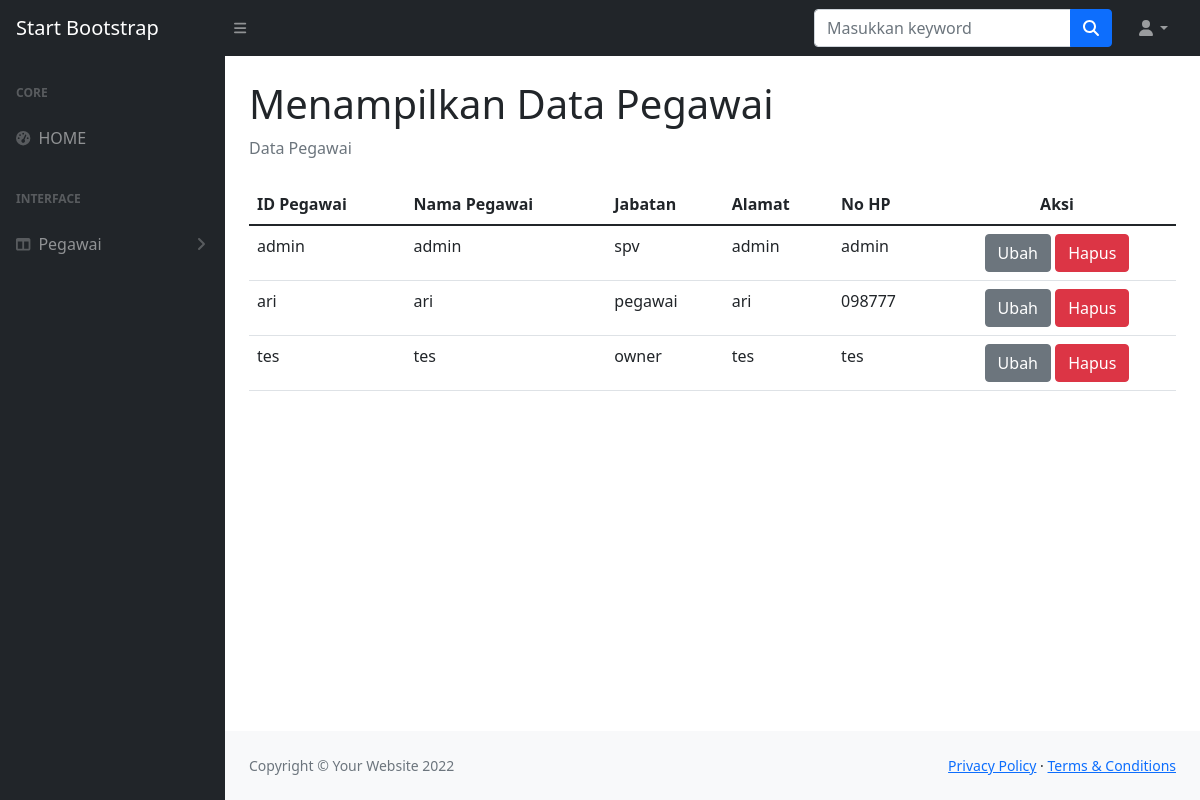
Screenshot of /pegawai.php (signed in) with the database file from the repository.
### tables this page shows
CREATE TABLE `pegawai` (
  `idpegawai` varchar(12) NOT NULL,
  `pass` varchar(255) DEFAULT NULL,
  `namapegawai` varchar(30) DEFAULT NULL,
  `role` enum('admin','owner','kasir','pegawai','spv') DEFAULT NULL,
  `alamat` varchar(30) DEFAULT NULL,
  `nohp` varchar(15) DEFAULT NULL
);

### functions.php (called while the page is built, shortened)
<?php
    $conn = mysqli_connect("localhost", "root", "", "penjualanimk");
    function query($query){
        global $conn;
        $result = mysqli_query($conn, $query);
        $rows = [];
        while ($row = mysqli_fetch_assoc($result)){
            $rows[] = $row;
        }
        return $rows;
    }
?>

### pegawai.php (the view, shortened to what this page needs)
<?php
    require 'functions.php';
    $pegawai = query("SELECT * FROM pegawai");
?>
<!DOCTYPE html>
<html lang="en">
    <head>
        <link href="https://cdn.jsdelivr.net/npm/simple-datatables@latest/dist/style.css" rel="stylesheet" />
        <link href="css/styles.css" rel="stylesheet" />
    </head>
    <body class="sb-nav-fixed">
        <nav class="sb-topnav navbar navbar-expand navbar-dark bg-dark">
            <a class="navbar-brand ps-3" href="index.html">Start Bootstrap</a>
            <button class="btn btn-link btn-sm order-1 order-lg-0 me-4 me-lg-0" id="sidebarToggle" href="#!"><i class="fas fa-bars"></i></button>
            <form class="d-none d-md-inline-block form-inline ms-auto me-0 me-md-3 my-2 my-md-0" action="" method="post">
                <div class="input-group">
                    <input class="form-control" type="text" placeholder="Masukkan keyword" name="keyword" aria-label="" aria-describedby="btnNavbarSearch" />
                    <button class="btn btn-primary" id="cari" type="submit" name="cari"><i class="fas fa-search"></i></button>
                </div>
            </form>
            <ul class="navbar-nav ms-auto ms-md-0 me-3 me-lg-4">
                <li class="nav-item dropdown">
                    <a class="nav-link dropdown-toggle" id="navbarDropdown" href="#" role="button" data-bs-toggle="dropdown" aria-expanded="false"><i class="fas fa-user fa-fw"></i></a>
                </li>
            </ul>
        </nav>
        <div id="layoutSidenav">
            <div id="layoutSidenav_nav">
                <nav class="sb-sidenav accordion sb-sidenav-dark" id="sidenavAccordion">
                    <div class="sb-sidenav-menu">
                        <div class="nav">
                            <div class="sb-sidenav-menu-heading">Core</div>
                            <a class="nav-link" href="index.php">
                                <div class="sb-nav-link-icon"><i class="fas fa-tachometer-alt"></i></div>
                                HOME
                            </a>
                            <div class="sb-sidenav-menu-heading">Interface</div>
                            <a class="nav-link collapsed" href="#" data-bs-toggle="collapse" data-bs-target="#collapsePegawai" aria-expanded="false" aria-controls="collapsePegawai">
                                <div class="sb-nav-link-icon"><i class="fas fa-columns"></i></div>
                                Pegawai
                                <div class="sb-sidenav-collapse-arrow"><i class="fas fa-angle-down"></i></div>
                            </a>
                        </div>
                    </div>
                </nav>
            </div>
            <div id="layoutSidenav_content">
                <main>
                    <div class="container-fluid px-4">
                        <h1 class="mt-4">Menampilkan Data Pegawai</h1>
                        <ol class="breadcrumb mb-4">
                            <li class="breadcrumb-item active">Data Pegawai</li>
                        </ol>
                        <div class="div">
                        <table class="table">
                        <thead>
                            <tr>
                            <th scope="col">ID Pegawai</th>
                            <th scope="col">Nama Pegawai</th>
                            <th scope="col">Jabatan</th>
                            <th scope="col">Alamat</th>
                            <th scope="col">No HP</th>
                            <th scope="col" style="text-align: center;">Aksi</th>
                            </tr>
                        </thead>
                        <tbody>
                            <?php foreach($pegawai as $row) : ?>
                            <tr>
                            <td><?= $row["idpegawai"]?></td>
                            <td><?= $row["namapegawai"]?></td>
                            <td><?= $row["role"]?></td>
                            <td><?= $row["alamat"]?></td>
                            <td><?= $row["nohp"]?></td>
                            <td style="text-align: center;">
                                <a class="btn btn-secondary" href="mengubahPegawai.php?idpegawai=<?= $row["idpegawai"]; ?>">Ubah</a>
                                <a class="btn btn-danger" href="hapusPegawai.php?idpegawai=<?= $row["idpegawai"]; ?>"onclick="return confirm('yakin?');"> Hapus</a>
                            </td>
                        </tr>
                            <?php endforeach; ?>
                        </tbody>
                        </table>
                        </div>
                    </div>
                </main>
                <footer class="py-4 bg-light mt-auto">
                    <div class="container-fluid px-4">
                        <div class="d-flex align-items-center justify-content-between small">
                            <div class="text-muted">Copyright &copy; Your Website 2022</div>
                            <div>
                                <a href="#">Privacy Policy</a>
                                &middot;
                                <a href="#">Terms &amp; Conditions</a>
                            </div>
                        </div>
                    </div>
                </footer>
            </div>
        </div>
    </body>
</html>

### rows the page displays
pegawai: idpegawai "admin", namapegawai "admin", role "spv", alamat "admin", nohp "admin"
pegawai: idpegawai "ari", namapegawai "ari", role "pegawai", alamat "ari", nohp "098777"
pegawai: idpegawai "tes", namapegawai "tes", role "owner", alamat "tes", nohp "tes"
